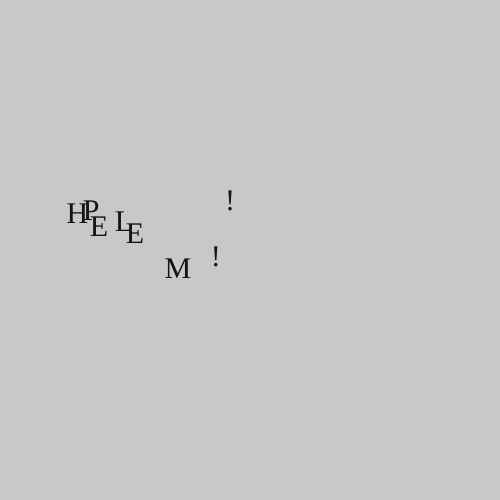
Frame 1 (no input)
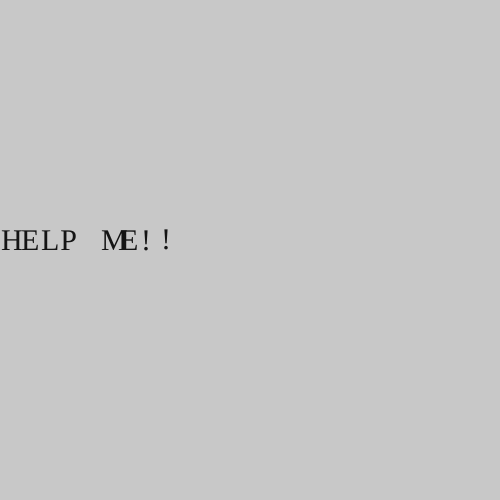
Frame 60 (no input)
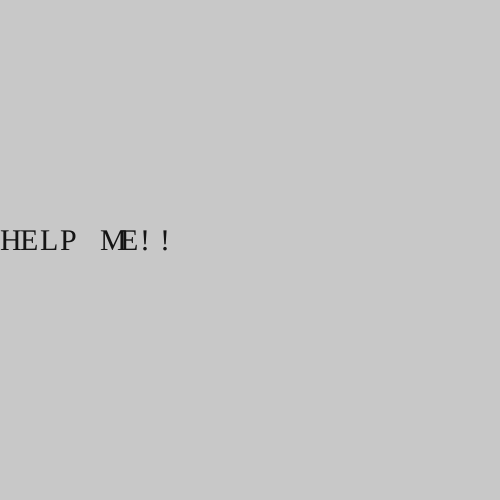
Frame 120 (the mouse pressed at the canvas centre since frame 60)

The p5.js sketch that drew these frames (run headless with seeded random() and noise() and a simulated clock; from frame 60 on, the mouse is pressed at the canvas centre):

// p5.js sketch
// ── sketch.js
var charObjs = [];
var myString = "HELP ME!!"
var xPos = 0;
var charSize = 20;

function setup() {
  createCanvas(500, 500);
  textFont ('Avenir');
  textSize (30);
  for (var i = 0; i < myString.length; i++) {;
    var char = myString[i];
    charObjs[i] = new movingChar(char,
                                xPos,
                                height/2,
                                charSize,
                                0.07,
                                0);
   xPos += charSize;

  }
}

  function draw() {
    background(200);

    for (var i = 0; i < charObjs.length; i++) {

    charObjs[i].move();
    charObjs[i].display();

  }
}

function keyPressed(){
  var newChar = new movingChar( key, xPos, height/2, charSize, 0.1, 0);
  charObjs.push(newChar);
  xPos += charSize;
}

// ── movingChar.js
class movingChar {
  constructor(char, x, y, size, speed, color){
    this.char = char;
    this.targetX = x;
    this.targetY = y;
    this.x = x + random(100);
    this.y = y + random(-50, 50);
    this.size = size;
    this.speed = speed;
    this.color = color;
  }

  move() {
    var diffX = this.targetX - this.x;
    var diffY = this.targetY - this.y;

    this.x = this.x + diffX * this.speed;
    this.y = this.y + diffY * this.speed;
  }

  display() {
    fill(this.color);
    fill(this.size);
    text(this.char, this.x, this.y);


  }
}
